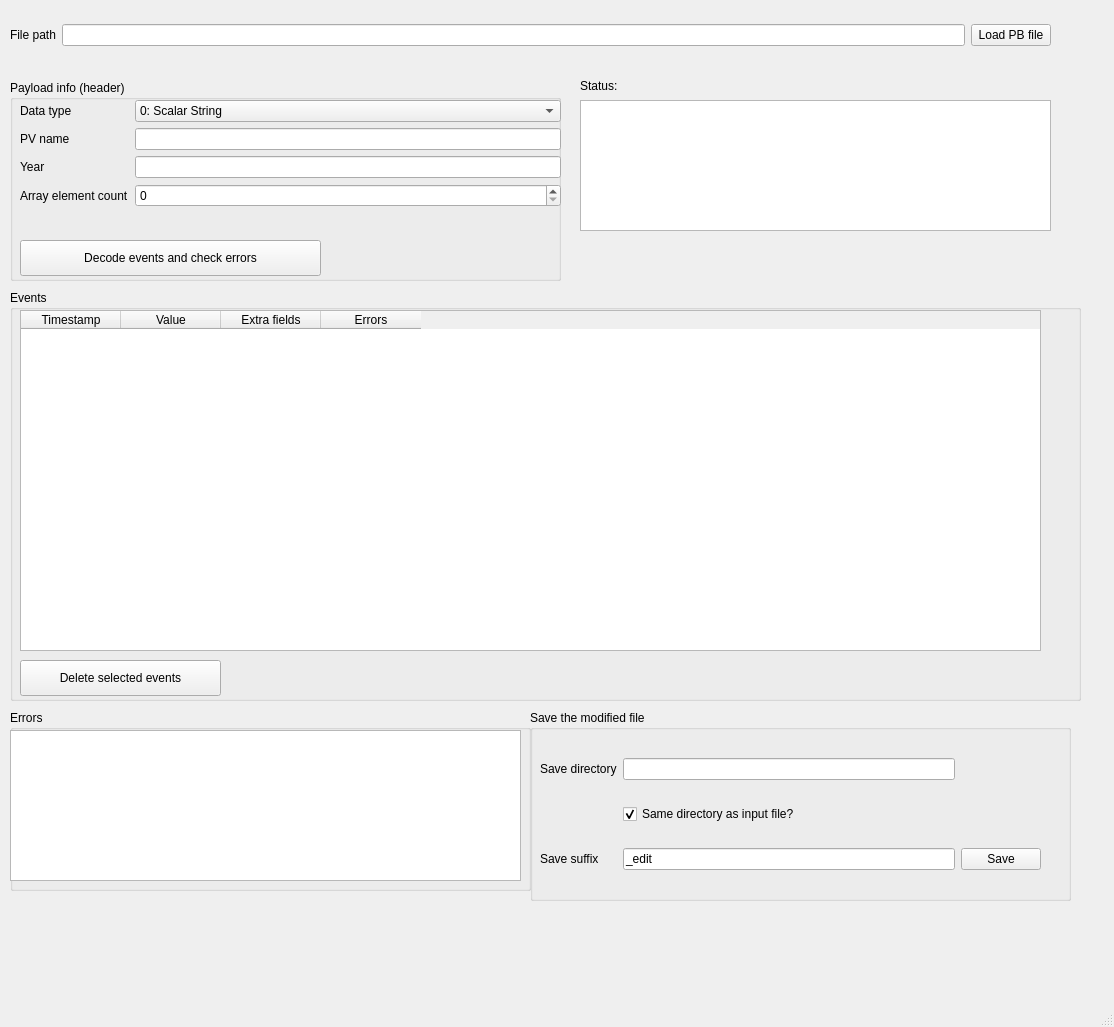
<?xml version="1.0" encoding="UTF-8"?>
<ui version="4.0">
 <class>MainWindow</class>
 <widget class="QMainWindow" name="MainWindow">
  <property name="geometry">
   <rect>
    <x>0</x>
    <y>0</y>
    <width>1114</width>
    <height>1027</height>
   </rect>
  </property>
  <property name="font">
   <font>
    <weight>50</weight>
    <bold>false</bold>
   </font>
  </property>
  <property name="windowTitle">
   <string>Protobuf Fixer</string>
  </property>
  <widget class="QWidget" name="centralwidget">
   <widget class="QWidget" name="gridLayoutWidget">
    <property name="geometry">
     <rect>
      <x>10</x>
      <y>10</y>
      <width>1041</width>
      <height>51</height>
     </rect>
    </property>
    <layout class="QGridLayout" name="gridLayout">
     <item row="0" column="1">
      <widget class="QLineEdit" name="input_file_path">
       <property name="font">
        <font>
         <family>Courier New</family>
         <weight>75</weight>
         <bold>true</bold>
        </font>
       </property>
      </widget>
     </item>
     <item row="0" column="0">
      <widget class="QLabel" name="label">
       <property name="text">
        <string>File path</string>
       </property>
      </widget>
     </item>
     <item row="0" column="2">
      <widget class="QPushButton" name="read_file_button">
       <property name="text">
        <string>Load PB file</string>
       </property>
       <property name="icon">
        <iconset theme="document-open">
         <normaloff>.</normaloff>.</iconset>
       </property>
      </widget>
     </item>
    </layout>
   </widget>
   <widget class="QGroupBox" name="groupBox">
    <property name="geometry">
     <rect>
      <x>10</x>
      <y>80</y>
      <width>551</width>
      <height>201</height>
     </rect>
    </property>
    <property name="title">
     <string>Payload info (header)</string>
    </property>
    <widget class="QWidget" name="formLayoutWidget">
     <property name="geometry">
      <rect>
       <x>10</x>
       <y>20</y>
       <width>541</width>
       <height>164</height>
      </rect>
     </property>
     <layout class="QFormLayout" name="formLayout">
      <item row="0" column="0">
       <widget class="QLabel" name="label_3">
        <property name="text">
         <string>Data type</string>
        </property>
       </widget>
      </item>
      <item row="0" column="1">
       <widget class="QComboBox" name="data_type_control">
        <item>
         <property name="text">
          <string>0: Scalar String</string>
         </property>
        </item>
        <item>
         <property name="text">
          <string>1: Scalar Short</string>
         </property>
        </item>
        <item>
         <property name="text">
          <string>2: Scalar Float</string>
         </property>
        </item>
        <item>
         <property name="text">
          <string>3: Scalar Enum</string>
         </property>
        </item>
        <item>
         <property name="text">
          <string>4: Scalar Byte</string>
         </property>
        </item>
        <item>
         <property name="text">
          <string>5: Scalar Int</string>
         </property>
        </item>
        <item>
         <property name="text">
          <string>6: Scalar Double</string>
         </property>
        </item>
        <item>
         <property name="text">
          <string>7: Vector String</string>
         </property>
        </item>
        <item>
         <property name="text">
          <string>8: Vector Short</string>
         </property>
        </item>
        <item>
         <property name="text">
          <string>9: Vector Float</string>
         </property>
        </item>
        <item>
         <property name="text">
          <string>10: Vector Enum</string>
         </property>
        </item>
        <item>
         <property name="text">
          <string>11: Vector Char</string>
         </property>
        </item>
        <item>
         <property name="text">
          <string>12: Vector Int</string>
         </property>
        </item>
        <item>
         <property name="text">
          <string>13: Vector Double</string>
         </property>
        </item>
        <item>
         <property name="text">
          <string>14: V4 Generic Bytes</string>
         </property>
        </item>
       </widget>
      </item>
      <item row="1" column="0">
       <widget class="QLabel" name="label_4">
        <property name="text">
         <string>PV name</string>
        </property>
       </widget>
      </item>
      <item row="1" column="1">
       <widget class="QLineEdit" name="pv_name_control"/>
      </item>
      <item row="2" column="0">
       <widget class="QLabel" name="label_5">
        <property name="text">
         <string>Year</string>
        </property>
       </widget>
      </item>
      <item row="2" column="1">
       <widget class="QLineEdit" name="year_control"/>
      </item>
      <item row="3" column="0">
       <widget class="QLabel" name="label_6">
        <property name="text">
         <string>Array element count</string>
        </property>
       </widget>
      </item>
      <item row="3" column="1">
       <widget class="QSpinBox" name="element_count_control">
        <property name="maximum">
         <number>999999999</number>
        </property>
       </widget>
      </item>
     </layout>
    </widget>
    <widget class="QPushButton" name="decode_button">
     <property name="geometry">
      <rect>
       <x>10</x>
       <y>160</y>
       <width>301</width>
       <height>36</height>
      </rect>
     </property>
     <property name="text">
      <string>Decode events and check errors</string>
     </property>
     <property name="icon">
      <iconset theme="go-down">
       <normaloff>.</normaloff>.</iconset>
     </property>
    </widget>
   </widget>
   <widget class="QGroupBox" name="groupBox_2">
    <property name="geometry">
     <rect>
      <x>10</x>
      <y>290</y>
      <width>1071</width>
      <height>411</height>
     </rect>
    </property>
    <property name="title">
     <string>Events</string>
    </property>
    <widget class="QTableWidget" name="events_table">
     <property name="geometry">
      <rect>
       <x>10</x>
       <y>20</y>
       <width>1021</width>
       <height>341</height>
      </rect>
     </property>
     <property name="selectionBehavior">
      <enum>QAbstractItemView::SelectRows</enum>
     </property>
     <property name="textElideMode">
      <enum>Qt::ElideNone</enum>
     </property>
     <property name="columnCount">
      <number>4</number>
     </property>
     <column>
      <property name="text">
       <string>Timestamp</string>
      </property>
     </column>
     <column>
      <property name="text">
       <string>Value</string>
      </property>
     </column>
     <column>
      <property name="text">
       <string>Extra fields</string>
      </property>
     </column>
     <column>
      <property name="text">
       <string>Errors</string>
      </property>
     </column>
    </widget>
    <widget class="QPushButton" name="delete_event_button">
     <property name="geometry">
      <rect>
       <x>10</x>
       <y>370</y>
       <width>201</width>
       <height>36</height>
      </rect>
     </property>
     <property name="text">
      <string>Delete selected events</string>
     </property>
     <property name="icon">
      <iconset theme="edit-delete">
       <normaloff>.</normaloff>.</iconset>
     </property>
    </widget>
   </widget>
   <widget class="QLabel" name="label_9">
    <property name="geometry">
     <rect>
      <x>580</x>
      <y>70</y>
      <width>199</width>
      <height>31</height>
     </rect>
    </property>
    <property name="text">
     <string>Status:</string>
    </property>
   </widget>
   <widget class="QTextEdit" name="status_box">
    <property name="geometry">
     <rect>
      <x>580</x>
      <y>100</y>
      <width>471</width>
      <height>131</height>
     </rect>
    </property>
    <property name="font">
     <font>
      <weight>75</weight>
      <bold>true</bold>
     </font>
    </property>
    <property name="readOnly">
     <bool>true</bool>
    </property>
   </widget>
   <widget class="QGroupBox" name="groupBox_3">
    <property name="geometry">
     <rect>
      <x>10</x>
      <y>710</y>
      <width>521</width>
      <height>181</height>
     </rect>
    </property>
    <property name="title">
     <string>Errors</string>
    </property>
    <widget class="QListWidget" name="errors_list">
     <property name="geometry">
      <rect>
       <x>0</x>
       <y>20</y>
       <width>511</width>
       <height>151</height>
      </rect>
     </property>
    </widget>
   </widget>
   <widget class="QGroupBox" name="groupBox_4">
    <property name="geometry">
     <rect>
      <x>530</x>
      <y>710</y>
      <width>541</width>
      <height>191</height>
     </rect>
    </property>
    <property name="title">
     <string>Save the modified file</string>
    </property>
    <widget class="QWidget" name="gridLayoutWidget_2">
     <property name="geometry">
      <rect>
       <x>10</x>
       <y>30</y>
       <width>501</width>
       <height>151</height>
      </rect>
     </property>
     <layout class="QGridLayout" name="gridLayout_2">
      <item row="2" column="1">
       <widget class="QLineEdit" name="save_suffix">
        <property name="text">
         <string>_edit</string>
        </property>
       </widget>
      </item>
      <item row="2" column="2">
       <widget class="QPushButton" name="save_button">
        <property name="text">
         <string>Save</string>
        </property>
        <property name="icon">
         <iconset theme="document-save">
          <normaloff>.</normaloff>.</iconset>
        </property>
       </widget>
      </item>
      <item row="2" column="0">
       <widget class="QLabel" name="label_8">
        <property name="text">
         <string>Save suffix</string>
        </property>
       </widget>
      </item>
      <item row="0" column="0">
       <widget class="QLabel" name="label_10">
        <property name="text">
         <string>Save directory</string>
        </property>
       </widget>
      </item>
      <item row="0" column="1">
       <widget class="QLineEdit" name="save_dir">
        <property name="text">
         <string/>
        </property>
       </widget>
      </item>
      <item row="1" column="1">
       <widget class="QCheckBox" name="same_dir_as_input">
        <property name="text">
         <string>Same directory as input file?</string>
        </property>
        <property name="checked">
         <bool>true</bool>
        </property>
       </widget>
      </item>
     </layout>
    </widget>
   </widget>
  </widget>
  <widget class="QMenuBar" name="menubar">
   <property name="geometry">
    <rect>
     <x>0</x>
     <y>0</y>
     <width>1114</width>
     <height>28</height>
    </rect>
   </property>
  </widget>
  <widget class="QStatusBar" name="statusbar"/>
 </widget>
 <resources/>
 <connections/>
</ui>
